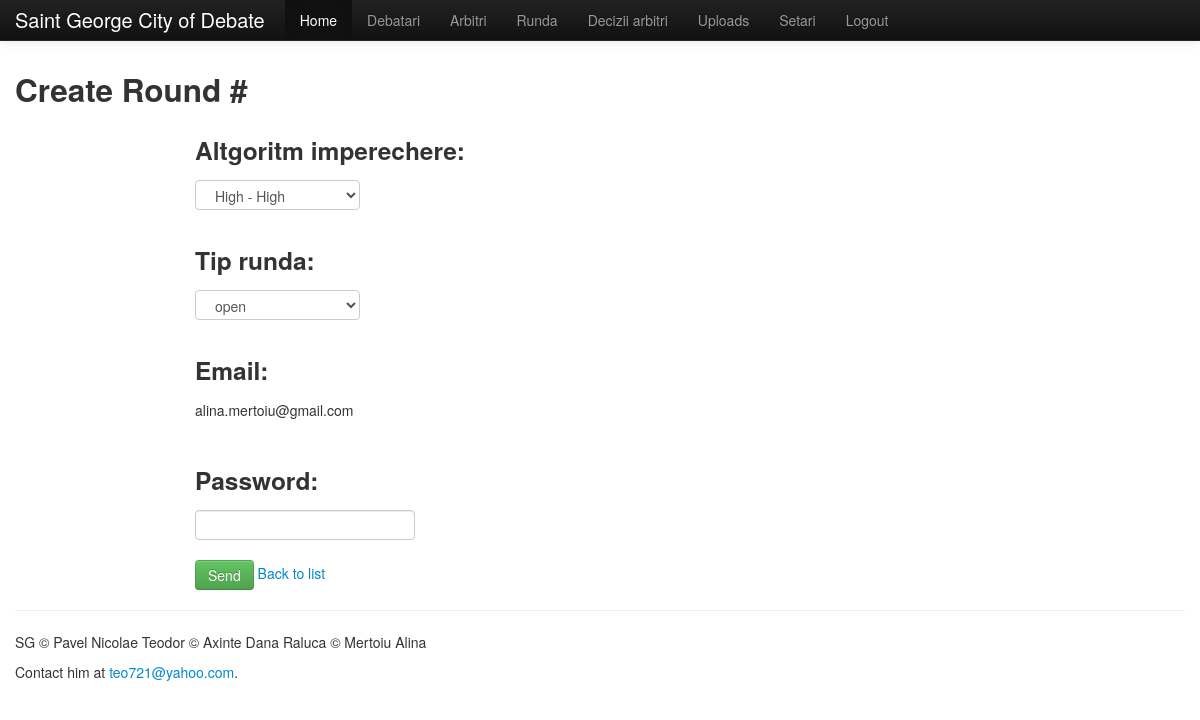
/create_round/ (signed in), run on an earlier commit of the app's database.
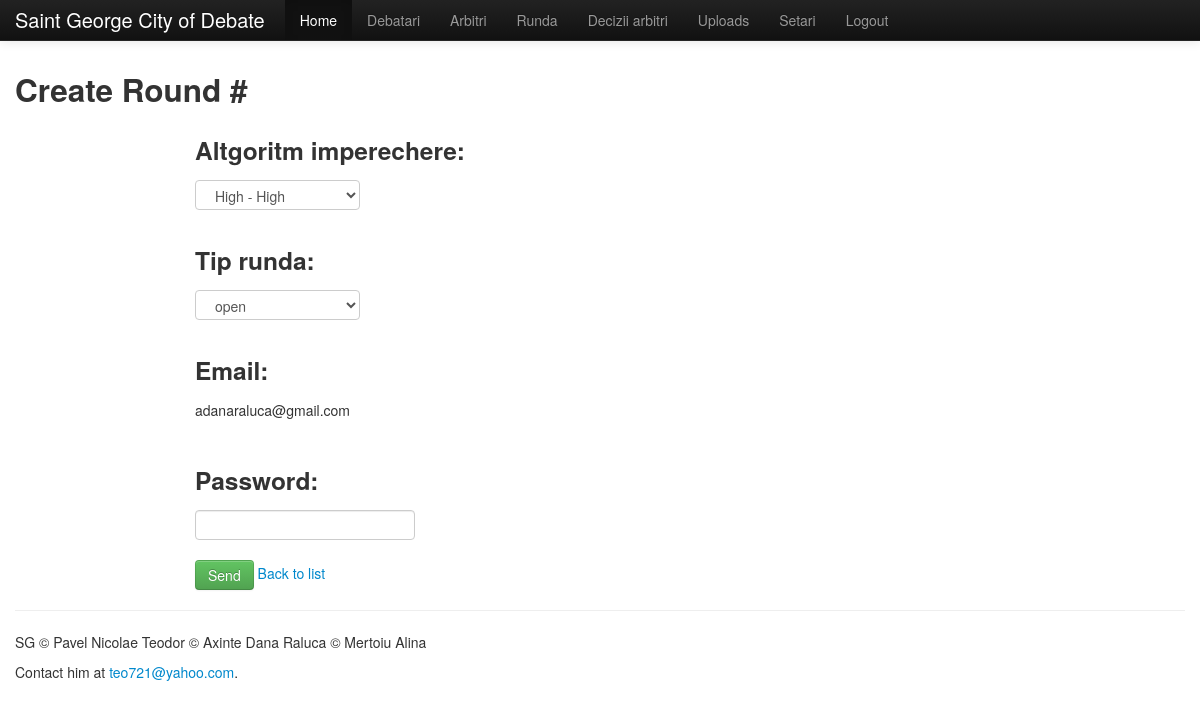
And on a later commit of the database.
### app/mod_auth/models.py (models this page shows, shortened)
class User(db.Model):
    __tablename__ = "users"
    id = db.Column('user_id',db.Integer , primary_key=True)
    password = db.Column('password' , db.String(250))
    email = db.Column('email',db.String(50),unique=True , index=True)
    user_type = db.Column('user_type',db.String(30))#cauta ce e index ?????!!!
    def is_authenticated(self):
        return True
    def is_debater(self):
        return (self.user_type == 'debater')
    def is_judge(self):
        return (self.user_type == 'judge')
    def is_tabmaster(self):
        return (self.user_type == 'tabmaster')

### app/tabmaster/controllers.py (the view, shortened to what this page needs)
@tabmaster.route('/create_round/', methods=['GET','POST'])
def create_round():
    if request.method == 'GET':
        return render_template("tabmaster/create_round.html",email=current_user.email)

### app/__init__.py (called while the page is built)
@app.before_request
def before_request():
    g.user = current_user

### app/mod_auth/controllers.py (called while the page is built)
@login_manager.user_loader
def load_user(id):
    return User.query.get(int(id))

### app/tabmaster/controllers.py (called while the page is built)
@tabmaster.before_request
def before_request():
    if current_user is not None and current_user.is_authenticated():
        if (current_user.user_type != 'tabmaster'):
            flash('Nu sunteti tabmaster!','error')
            return redirect(url_for('home'))
    else:
        flash('You must log in to continue','error')
        return redirect(url_for('auth.login'))

### app/templates/tabmaster/create_round.html (shortened to what this page needs)
{% extends "layout.html" %}
{% block body %}
	<h2>Create Round #{{round_number}}</h2>
	<form action="" method=post class="form-horizontal">
 	<div class="control-group">
        <div class="controls">
            <label><h3>Altgoritm imperechere:</h3></label>
            <select class="col-sm-2" name="pairing_altgotihm" >
                <option value="High_High"> High - High </option>
            </select>
        </div>
    </div>
    <div class="control-group">
        <div class="controls">
            <label><h3>Tip runda:</h3></label>
            <select class="col-sm-2" name="round_type" >
                <option value="open"> open </option>
            </select>
        </div>
    </div>
    <div class="control-group">
        <div class="controls">
    		<label><h3>Email:</h3></label>
    			<div >
      				<p class="form-control-static">{{email}}</p>
    			</div>
  		</div>
  	</div>
  	<div class="control-group">
        <div class="controls">
    		<label><h3>Password:</h3></label>
   			<div >
      			<input type="password" name = "password" required>
    		</div>
  		</div>
  	</div>
   <div class="control-group">
        <div class="controls">
          <button type="submit" class="btn btn-success">Send</button>
          <a href="{{ url_for('tabmaster.round') }}">Back to list</a>
        </div>
    </div>
</form>
{% endblock %}

What changed in the data, as far as the page shows it:
changed User: email "alina.mertoiu@gmail.com" → "adanaraluca@gmail.com"
